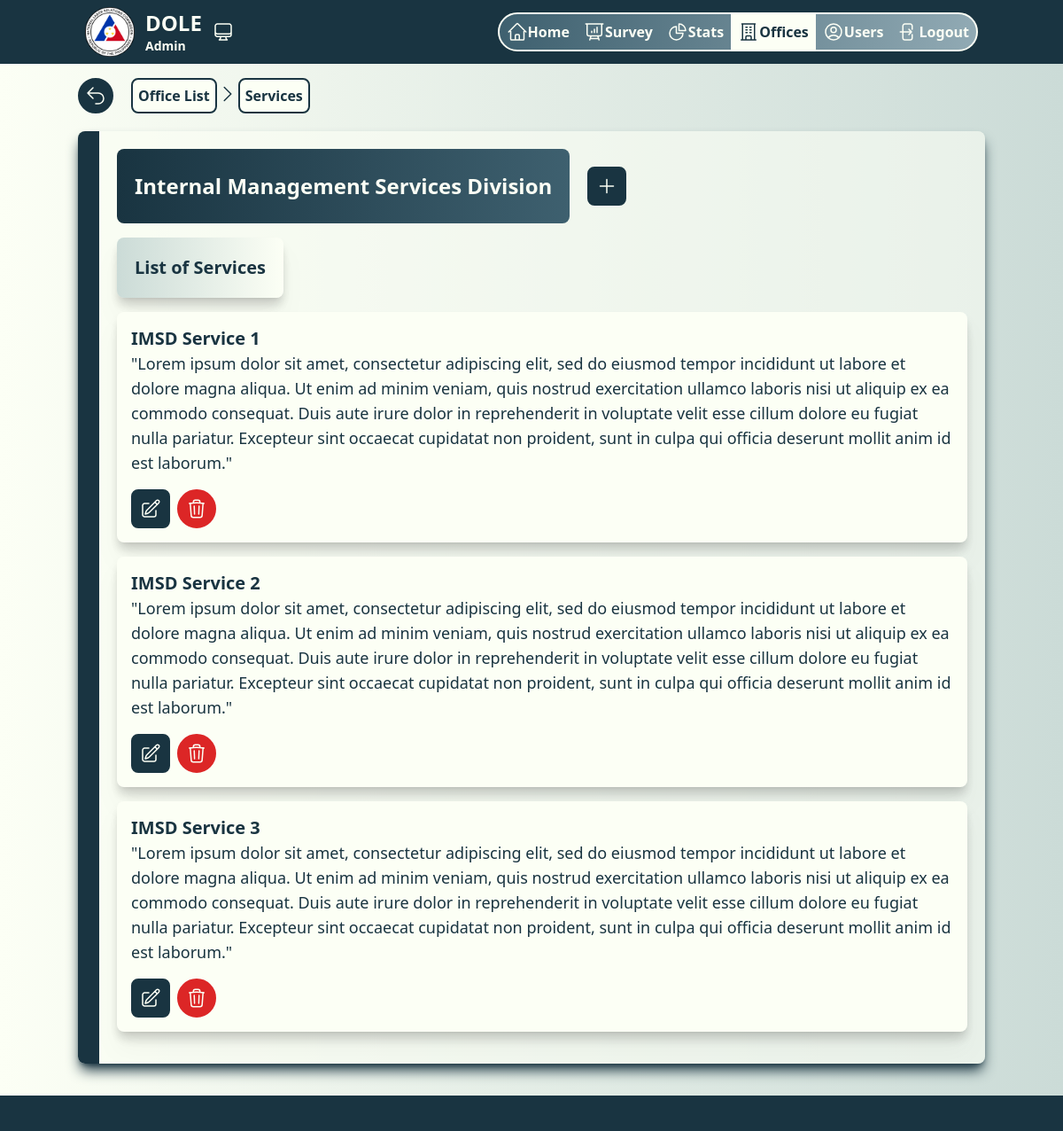
/offices/services/1/ (signed in), run on the app's committed database.
### office/models.py (models this page shows, shortened)
class Office(models.Model):
    office_name = models.CharField(max_length=254)
    office_description = models.TextField(
        blank=True,
        null=True,
        help_text="Enter a description of the office"
    )
    def __str__(self):
        return self.office_name

class Service(models.Model):
    office = models.ForeignKey(Office, on_delete=models.CASCADE, blank=True, null=True,)
    service_name = models.CharField(max_length=254)
    service_description = models.TextField(
        blank=True,
        null=True,
        help_text="Enter a description of the service",
    )

### office/views.py (the view)
# urls.py: path('services/<int:office_id>/', views.office_services, name='office_services'),
@login_required(login_url='login')
@user_passes_test(lambda user: user.is_superuser or has_role(user, ['admin']))
def office_services(request, office_id):
    office = get_object_or_404(Office, id=office_id)
    services = Service.objects.filter(office=office)
    form = ServiceForm(request.POST or None)
    if request.method == 'POST' and form.is_valid():
        new_service = form.save(commit=False)
        new_service.office = office
        new_service.save()
        return redirect('office_services', office_id=office.id)
    context = {
        'office': office,
        'services': services,
        'form': form,
    }
    return render(request, 'office_services.html', context)

### authentication/utils.py (called while the page is built)
def has_role(user, allowed_roles):
    if hasattr(user, 'profile') and user.profile.role in allowed_roles:
        return True
    return False

### office/templates/office_services.html (shortened to what this page needs)
{% extends 'layout.html' %}
{% block center_content %}
{% endblock %}
{% block content %}
{% include 'office_url.html' %}
<div class="shadow-lg shadow-navyBlue container mx-auto bg-beige bg-opacity-60 rounded-lg my-5 flex">
    <div class="flex w-full">
        <div class="flex p-3 rounded-l-lg bg-navyBlue"></div>
        <div class="my-5 mx-5">
            <div>
                <div class="lg:flex">
                    <div class="bg-gradient-to-r from-navyBlue to-navyLightBlue flex items-center text-2xl rounded-lg text-beige font-bold w-fit p-5">
                        {{ office.office_name }}
                    </div>
                    <div class="flex my-2 lg:m-5">
                        <button type="button" onclick="openCreateModal()" class="border-2 border-navyBlue flex p-2 rounded-lg bg-navyBlue text-beige hover:text-navyBlue hover:bg-beige transition duration-200">
                            <svg xmlns="http://www.w3.org/2000/svg" fill="none" viewBox="0 0 24 24" stroke-width="1.5" stroke="currentColor" class="size-6">
                                <path stroke-linecap="round" stroke-linejoin="round" d="M12 4.5v15m7.5-7.5h-15" />
                            </svg>
                        </button>
                    </div>
                </div>
                <div class="drop-shadow-xl shadow-lg bg-gradient-to-r from-navyLightestBlue to-beige flex items-center text-xl rounded-lg text-navyBlue font-bold w-fit p-5 mt-4">
                    List of Services
                </div>
            </div>
            {% for service in services %}
            <div class="drop-shadow-xl bg-beige rounded-lg p-4 shadow-lg my-4 flex w-full">
                <div class="w-full">
                    <h2 class="text-xl font-bold text-navyBlue">{{ service.service_name }}</h2>
                    <p class="text-lg text-navyBlue">{{ service.service_description }}</p>
                    <div class="lg:flex gap-x-2">
                        <div class="flex w-fit mt-4">
                            <button type="button" onclick="openEditModal('{{ service.id }}', '{{ service.service_name }}', '{{ service.service_description }}')" class="even:bg-beige even:text-navyBlue inline-flex border-2 border-navyBlue flex p-2 rounded-lg bg-navyBlue text-beige hover:text-navyBlue hover:bg-beige transition duration-200">
                            </button>
                        </div>
                        <div class="flex w-fit mt-4">
                            <button type="button" onclick="openDeleteModal('{{ service.id }}')" class="border-2 border-red-600 flex p-2 rounded-full bg-red-600 text-beige hover:text-red-600 hover:bg-beige transition duration-200">
                            </button>
                        </div>
                    </div>
                </div>
            </div>
            {% empty %}
                <p class="my-2 text-gray-500">No services available for this office.</p>
            {% endfor %}
        </div>
    </div>
</div>
{% endblock %}

### data on the page
Office: office_name "Internal Management Services Division"
Service: service_name "IMSD Service 1", service_description "\"Lorem ipsum dolor sit amet, consectetur adipiscing elit, sed do eiusmod tempor incididunt ut labore et dolore magna aliqua. Ut enim ad minim veniam, quis nostrud exercitation ullamco laboris nisi ut aliquip ex ea commodo consequat. Duis aute irure dolor in reprehenderit in voluptate velit esse cillum dolore eu fugiat nulla pariatur. Excepteur sint occaecat cupidatat non proident, sunt in culpa qui officia deserunt mollit anim id est laborum.\""
Service: service_name "IMSD Service 2", service_description "\"Lorem ipsum dolor sit amet, consectetur adipiscing elit, sed do eiusmod tempor incididunt ut labore et dolore magna aliqua. Ut enim ad minim veniam, quis nostrud exercitation ullamco laboris nisi ut aliquip ex ea commodo consequat. Duis aute irure dolor in reprehenderit in voluptate velit esse cillum dolore eu fugiat nulla pariatur. Excepteur sint occaecat cupidatat non proident, sunt in culpa qui officia deserunt mollit anim id est laborum.\""
Service: service_name "IMSD Service 3", service_description "\"Lorem ipsum dolor sit amet, consectetur adipiscing elit, sed do eiusmod tempor incididunt ut labore et dolore magna aliqua. Ut enim ad minim veniam, quis nostrud exercitation ullamco laboris nisi ut aliquip ex ea commodo consequat. Duis aute irure dolor in reprehenderit in voluptate velit esse cillum dolore eu fugiat nulla pariatur. Excepteur sint occaecat cupidatat non proident, sunt in culpa qui officia deserunt mollit anim id est laborum.\""
